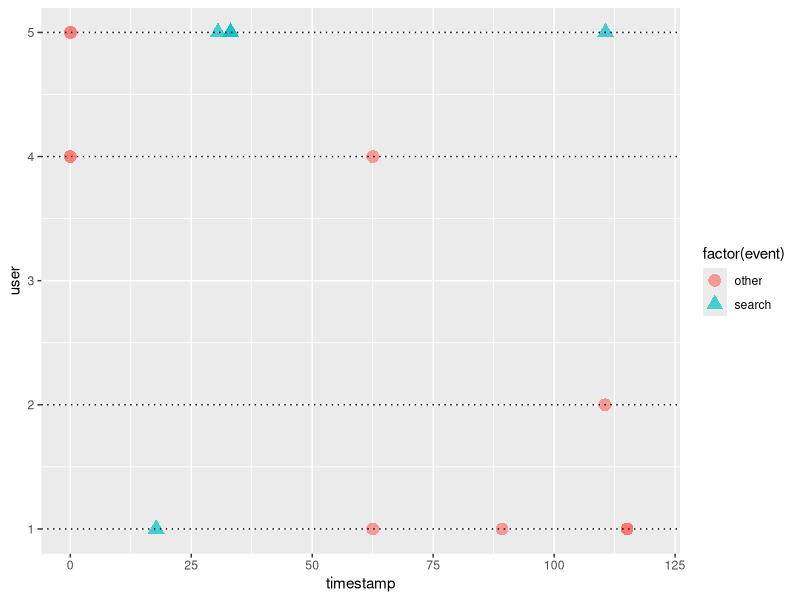

The R source for this figure:
## ---- chunk 1
suppressMessages(library(MASS))
suppressMessages(library(dplyr))
suppressMessages(library(xtable))
suppressMessages(library(MCMCpack))
options(xtable.comment = FALSE)
suppressMessages(library(ggplot2))
knitr::opts_chunk$set(cache = T)
## ---- chunk 2
set.seed(1899)
ad_types <- c("search", "display", "other", "purchase")
K <- length(ad_types)
alpha_mean <- matrix(c(2.817, 0.0860, 0.5381, 0.6167,
                      0.1614, 1.7818, 0.2055, 0.0845,
                      0.4647, 0.1270, 8.0526, 0.8384), 
                     nrow = 3, ncol = 4, byrow = T)
row.names(alpha_mean) <- ad_types[1:3]
colnames(alpha_mean) <- ad_types

alpha_sd <- matrix(c(0.1765, 0.0214, 0.0562, 0.0633,
                      0.0496, 0.2314, 0.0572, 0.0347,
                      0.0654, 0.0367, 0.4117, 0.0867), 
                   nrow = 3, ncol = 4, byrow = T)

beta_mean <- c(34.0188, 46.8854, 51.5114)
beta_sd <- c(1.7426, 4.9370, 2.3241)
names(beta_mean) <- ad_types[1:3]

theta_mu_mean <- c(-5.3926, -6.1027, -5.8063, -9.7704) 
theta_mu_sd <- c(0.0166, 0.0212, 0.0221, 0.0762) 
names(theta_mu_mean) <- ad_types
names(theta_mu_sd) <- ad_types

Sigma_mu_mean <- matrix(c(0.4584, -0.1197, -0.4942, 0.2256,
                     -0.1197, 0.5934, -0.3380, -0.4157,
                     -0.4942, -0.3380, 1.0014, 0.0762,
                     0.2256, -0.4157, 0.0762, 2.3914), nrow = 4, ncol = 4)

Sigma_mu_sd <- matrix(c(0.0246, -0.0212, 0.0257, 0.1228,
                     0.0212, 0.0335, 0.0304, 0.1665,
                     0.0257, 0.0304, 0.0365, 0.2440,
                     0.1228, 0.1665, 0.2440, 0.2575), nrow = 4, ncol = 4)

row.names(Sigma_mu_mean) <- ad_types
colnames(Sigma_mu_mean) <- ad_types
  
n <- 12000
#inv_df <- n - 1
inv_df <- 7
psi_mean <- c(-0.5664, -0.7556, -0.6235, 0.2787)
psi_sd <- c(0.1228, 0.2348, 0.1229, 0.2160)
names(psi_mean) <- ad_types
names(psi_sd) <- ad_types


first_click_prob <- c(1199, 418, 811) %>% prop.table()
## ---- chunk 3
knitr::kable(alpha_mean, caption = "alpha", escape = F)
## ---- chunk 4
knitr::kable(beta_mean, caption = "beta", escape = F)
## ---- chunk 5
knitr::kable(theta_mu_mean, caption = "theta", escape = F)
## ---- chunk 6
knitr::kable(Sigma_mu_mean, caption = "Sigma", escape = F)
## ---- chunk 7
knitr::kable(psi_mean, caption = "psi", escape = F)
## ---- chunk 8
# calculate gamma and inv wishart params from means and SDs
gammaShRaFromMeanSD <- function( mean , sd ) {
  if ( mean <=0 ) stop("mean must be > 0")
  if ( sd <=0 ) stop("sd must be > 0")
  shape = mean^2/sd^2
  rate = mean/sd^2
  return( list( shape=shape , rate=rate ) )
}

invParamsWishartFromMeanPAndDF <- function(Sigma_mu_mean, df, dim){
  scale_matrix <- Sigma_mu_mean*df - Sigma_mu_mean*dim - Sigma_mu_mean
  return(list(scale_matrix=scale_matrix, df=df, dim=dim))
}

draw_params <- function() {
  alpha <- matrix(nrow = nrow(alpha_mean), ncol = ncol(alpha_mean))
  for(j in c(1:nrow(alpha_mean))) {
    for(k in c(1:ncol(alpha_mean))) {
      gam <- gammaShRaFromMeanSD(mean = alpha_mean[j,k], sd = alpha_sd[j,k])
      alpha[j,k] <- rgamma(n=1, shape = gam$shape, rate = gam$rate)
    }
  }
  
  beta <- numeric()
  for(j in c(1:length(beta_mean))) {
      gam <- gammaShRaFromMeanSD(mean = beta_mean[j], sd = beta_sd[j])
      beta[j] <- rgamma(n=1, shape = gam$shape, rate = gam$rate)
  }
  
  # assumption that all psi_ks are independet we can sample with the diagonal of sds, 
  # in appendix they calculate psi with the Identity matrix which assumes independence!
  psi <- mvrnorm(mu = psi_mean, 
                 Sigma = psi_sd^2 * diag(nrow = length(psi_sd)))
  theta_mu <- mvrnorm(mu = theta_mu_mean, 
                     Sigma = theta_mu_sd^2 * diag(nrow = length(theta_mu_sd)))
  
  inv_wishart_params <- invParamsWishartFromMeanPAndDF(Sigma_mu_mean = Sigma_mu_mean, 
                                                 df = inv_df, dim = length(ad_types))
  Sigma_mu <- riwish(v = inv_wishart_params$df, S = inv_wishart_params$scale_matrix)
  mu <- exp(mvrnorm(mu = theta_mu, Sigma = Sigma_mu))
  list(alpha = alpha, beta = beta, psi = psi, 
       theta_mu = theta_mu, Sigma_mu = Sigma_mu, mu = mu)
}
## ---- chunk 9
T <- 120
## ---- chunk 10
simulate_user_clickstream <- function(alpha, beta, psi, theta_mu, Sigma_mu, mu) {
  t = 0; n = 0; n_K = 0; m = c(alpha[j_0,] + mu) %>% sum; j = integer(); t_j = numeric()
  
  hist_intensity_decay <- function(a, b, events, current_time, event_times) {
    result <- numeric(K)
    names(result) <- ad_types
    if(length(events) == 0) return(result)
    
    for(k in 1:K){
      for(idx in 1:length(events)){
        j_l <- events[idx]
        if(j_l != K) { # do not consider purchases (K) here
          result[k] <- result[k] + 
            alpha[j_l, k] * exp(-1 * beta[j_l] * (t - event_times[idx]))
        }
      }
    }
    return(result)
  }

  repeat {
    s <- rexp(n = 1, rate = m)
    t <- t + s
    if(!is.nan(t) && t < T){
      lambda <- mu * exp(psi*n_K) + alpha[j_0, ] * exp(-1 * beta[j_0] * t)
      lambda <- lambda + hist_intensity_decay(alpha, beta, j, t, t_j)
      U <- runif(n = 1)
      if(is.na(m) || is.na(U)  || NA %in% lambda || is.infinite(m) || Inf %in% lambda) {
        print(paste("Value is NA ", c(m, U, lambda)))
      } 
      if(U <= sum(lambda) / m){
        n <- n + 1
        t_j[n] <- t
        j[n] <- which(rmultinom(n = 1, size = 1, 
                                prob = lambda/sum(lambda))[,1] %in% c(1)) 
        if(j[n] == K) { # if purchase
          n_K <- n_K + 1
          m <- sum(lambda - mu * exp(psi * (n_K -1)) + mu * exp(psi * n_K))
        } else {
          m <- sum(lambda + alpha[j[n], ])
        }
      } else {
        m <- sum(lambda)
      }
    }
    # in some cases n_K becomes greater then a few thousand. 
    # hence, m tends so go to Inf as s becomes 0.
    # this breaks the code and so we break at a certain purchase count.
    if(t > T || n_K >= 10) return(list(timestamp = t_j, event = ad_types[j]))
  }
}

## ---- chunk 11
j_0 <- sample(length(ad_types) - 1, size = 1, prob = first_click_prob)
params <- draw_params()
data <- do.call(simulate_user_clickstream, params)
## ---- chunk 12
xtable(data.frame(time = data$timestamp, event = data$event), caption = "Simulated click stream")
## ---- chunk 13
sim_cnt <- 5
## ---- chunk 14
sim_data <- function(count) {
  users <- data.frame()
  for(i in 1:count) {
    j_0 <- sample(length(ad_types) - 1, size = 1, prob = first_click_prob)
    params <- draw_params()
    data <- do.call(simulate_user_clickstream, params)
    users <- users %>% 
      rbind(data_frame(user = rep.int(i, length(data$event)), 
                       event = data$event, 
                       timestamp=data$timestamp))
  }
  users
}
## ---- chunk 15
users <- sim_data(sim_cnt)
ggplot(users, aes(x = timestamp, y = user, 
                  label = event, color = factor(event), 
                  shape = factor(event),
                  xmax = T)) +
  geom_point(size = 4, alpha = .7) +
  geom_hline(aes(yintercept = user), lty="dotted") + 
  xlim(0, T) + 
  ylim(1, sim_cnt)
## ---- chunk 16
data <- sim_data(n)
## ---- chunk 17
data %>% 
  filter(event != 'purchase') %>%
  group_by(event) %>% 
  summarise(n = n()) %>%
  mutate(ratio = n / sum(n)) %>%
  knitr::kable(caption = "Ad click ratio")
## ---- chunk 18
data %>%
  mutate(event_short = recode(event, 'purchase' = 'P', 'other' = 'O', 
                              'search' = 'S', 'display' = 'D')) %>%
  group_by(user) %>%
  summarise(stream = paste(event_short, collapse = "")) %>%
  mutate(stream = stream %>% gsub(x = ., "(P).*","\\1")) %>%
  filter(stream %>% nchar() > 2, stream %>% endsWith('P')) %>% 
  group_by(stream) %>%
  summarise(n = n()) %>%
  arrange(desc(n)) %>%
  head(n=20) %>%
  knitr::kable(caption = "Most frequent click combinations ending with a purchase")
